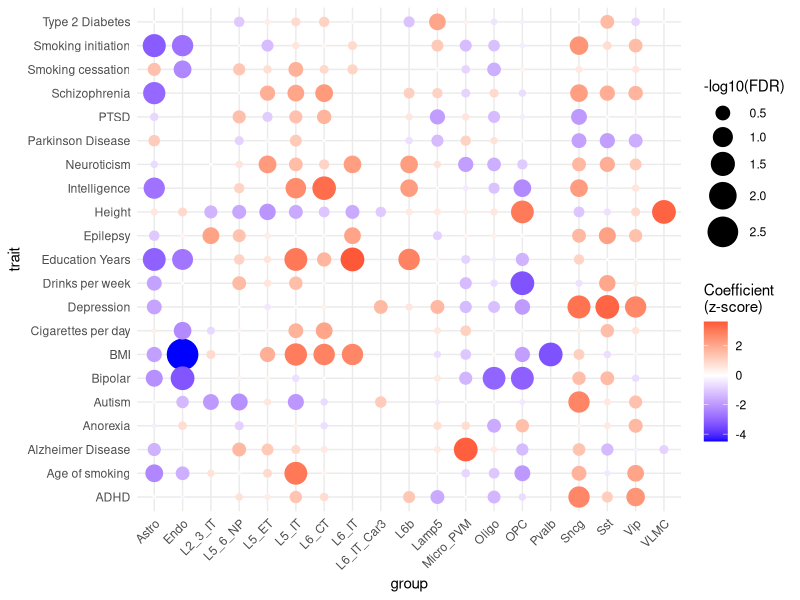
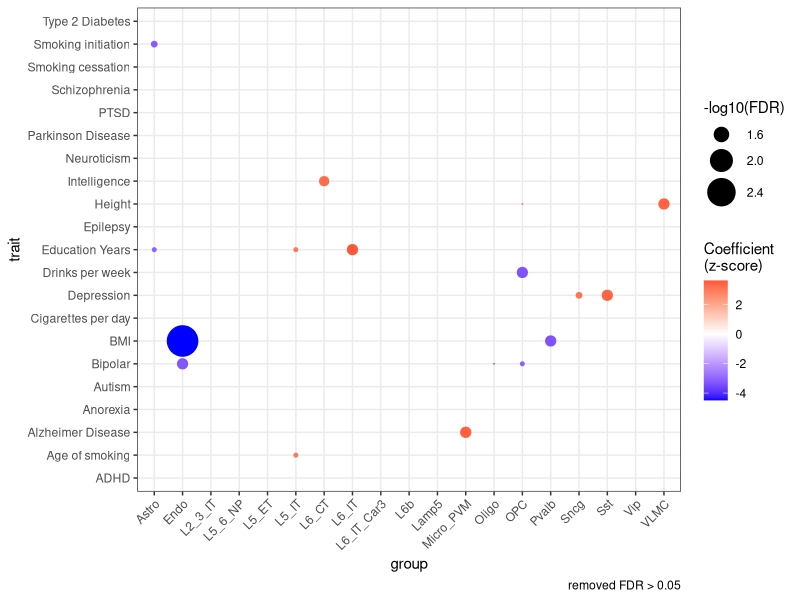

The R source for these figures, in order:
setwd('/dcs04/lieber/marmaypag/spatialdACC_LIBD4125/spatialdACC/')

library(ggplot2)
library(RColorBrewer)
library(here)

###load LDSC results
ldsc_results <- read.csv(file=here::here('code','17-2_LDSC_enrichment',
                         'snRNA-seq','ldsc_results.csv'))

##########dotplots#############
###make -log10FDR column
ldsc_results$log10fdr <- -log10(ldsc_results$FDR)

####to make nmf only###
#ldsc_results <- ldsc_results[ldsc_results$cell %in% paste0('nmf',c(1:100)),]

####to remove FDR > 0.05
#ldsc_results<-ldsc_results[ldsc_results$FDR<0.05,]

###plot
pdf(here('plots','17-2_LDSC_enrichment','snRNA-seq','ldsc_results.pdf'),width=10,height=10)

ggplot(ldsc_results, aes(x = cell, y = trait, size = log10fdr, color = Coefficient_z.score)) +
    geom_point() +
    scale_size_continuous(range = c(0, 10)) + # Set minimum size to zero for the size scale
    scale_color_gradient2(low = 'blue', high = 'red', midpoint = 0,
                          name = "Coefficient\n(z-score)") +
    theme_minimal() +
    theme(axis.text.x = element_text(angle = 45, hjust = 1)) +
    labs(size = "-log10(FDR)",x='group')

ggplot(ldsc_results, aes(x = cell, y = trait, size = ifelse(FDR > 0.05, NA, log10fdr), color = Coefficient_z.score)) +
    geom_point() +
    scale_size_continuous(range = c(0, 10)) + # Set minimum size to zero for the size scale
    scale_color_gradient2(low = 'blue', high = 'red', midpoint = 0,
                          name = "Coefficient\n(z-score)") +
    theme_bw() +
    theme(axis.text.x = element_text(angle = 45, hjust = 1)) +
    labs(size = "-log10(FDR)",x='group',
         caption = "removed FDR > 0.05")

dev.off()
